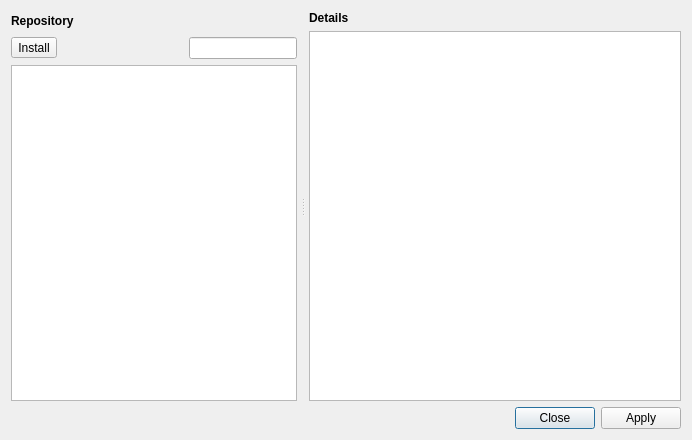
<?xml version="1.0" encoding="UTF-8"?>
<ui version="4.0">
 <class>SaltGrainInstallationDialog</class>
 <widget class="QDialog" name="SaltGrainInstallationDialog">
  <property name="geometry">
   <rect>
    <x>0</x>
    <y>0</y>
    <width>692</width>
    <height>440</height>
   </rect>
  </property>
  <property name="windowTitle">
   <string>Salt Mine Repository Browser</string>
  </property>
  <layout class="QVBoxLayout" name="verticalLayout_2">
   <item>
    <widget class="QSplitter" name="splitter">
     <property name="orientation">
      <enum>Qt::Horizontal</enum>
     </property>
     <widget class="QWidget" name="layoutWidget">
      <layout class="QVBoxLayout" name="verticalLayout">
       <property name="rightMargin">
        <number>4</number>
       </property>
       <item>
        <widget class="QFrame" name="frame_2">
         <property name="sizePolicy">
          <sizepolicy hsizetype="Preferred" vsizetype="Preferred">
           <horstretch>0</horstretch>
           <verstretch>0</verstretch>
          </sizepolicy>
         </property>
         <property name="frameShape">
          <enum>QFrame::NoFrame</enum>
         </property>
         <property name="frameShadow">
          <enum>QFrame::Raised</enum>
         </property>
         <layout class="QHBoxLayout" name="horizontalLayout">
          <property name="spacing">
           <number>2</number>
          </property>
          <property name="leftMargin">
           <number>0</number>
          </property>
          <property name="topMargin">
           <number>0</number>
          </property>
          <property name="rightMargin">
           <number>0</number>
          </property>
          <property name="bottomMargin">
           <number>0</number>
          </property>
          <item>
           <widget class="QLabel" name="label_2">
            <property name="font">
             <font>
              <weight>75</weight>
              <bold>true</bold>
             </font>
            </property>
            <property name="text">
             <string>Repository</string>
            </property>
           </widget>
          </item>
          <item>
           <spacer name="horizontalSpacer">
            <property name="orientation">
             <enum>Qt::Horizontal</enum>
            </property>
            <property name="sizeHint" stdset="0">
             <size>
              <width>40</width>
              <height>20</height>
             </size>
            </property>
           </spacer>
          </item>
         </layout>
        </widget>
       </item>
       <item>
        <widget class="QFrame" name="frame_3">
         <property name="frameShape">
          <enum>QFrame::NoFrame</enum>
         </property>
         <property name="frameShadow">
          <enum>QFrame::Raised</enum>
         </property>
         <layout class="QHBoxLayout" name="horizontalLayout_2">
          <property name="leftMargin">
           <number>0</number>
          </property>
          <property name="topMargin">
           <number>0</number>
          </property>
          <property name="rightMargin">
           <number>0</number>
          </property>
          <property name="bottomMargin">
           <number>0</number>
          </property>
          <item>
           <widget class="QToolButton" name="mark_button">
            <property name="text">
             <string>Install</string>
            </property>
           </widget>
          </item>
          <item>
           <spacer name="horizontalSpacer_2">
            <property name="orientation">
             <enum>Qt::Horizontal</enum>
            </property>
            <property name="sizeHint" stdset="0">
             <size>
              <width>126</width>
              <height>20</height>
             </size>
            </property>
           </spacer>
          </item>
          <item>
           <widget class="lay::DecoratedLineEdit" name="lineEdit">
            <property name="sizePolicy">
             <sizepolicy hsizetype="Expanding" vsizetype="Fixed">
              <horstretch>0</horstretch>
              <verstretch>0</verstretch>
             </sizepolicy>
            </property>
           </widget>
          </item>
         </layout>
        </widget>
       </item>
       <item>
        <widget class="QFrame" name="frame">
         <property name="frameShape">
          <enum>QFrame::NoFrame</enum>
         </property>
         <property name="frameShadow">
          <enum>QFrame::Raised</enum>
         </property>
         <layout class="QVBoxLayout" name="verticalLayout_3">
          <property name="leftMargin">
           <number>0</number>
          </property>
          <property name="topMargin">
           <number>0</number>
          </property>
          <property name="rightMargin">
           <number>0</number>
          </property>
          <property name="bottomMargin">
           <number>0</number>
          </property>
          <item>
           <widget class="QListView" name="salt_view">
            <property name="alternatingRowColors">
             <bool>true</bool>
            </property>
            <property name="iconSize">
             <size>
              <width>64</width>
              <height>64</height>
             </size>
            </property>
            <property name="selectionRectVisible">
             <bool>false</bool>
            </property>
           </widget>
          </item>
         </layout>
        </widget>
       </item>
      </layout>
     </widget>
     <widget class="QFrame" name="details_frame">
      <property name="sizePolicy">
       <sizepolicy hsizetype="Preferred" vsizetype="Preferred">
        <horstretch>1</horstretch>
        <verstretch>0</verstretch>
       </sizepolicy>
      </property>
      <property name="frameShape">
       <enum>QFrame::NoFrame</enum>
      </property>
      <property name="frameShadow">
       <enum>QFrame::Raised</enum>
      </property>
      <layout class="QGridLayout" name="gridLayout">
       <property name="leftMargin">
        <number>4</number>
       </property>
       <property name="topMargin">
        <number>0</number>
       </property>
       <property name="rightMargin">
        <number>0</number>
       </property>
       <property name="bottomMargin">
        <number>0</number>
       </property>
       <item row="0" column="0" colspan="2">
        <widget class="QLabel" name="label">
         <property name="font">
          <font>
           <weight>75</weight>
           <bold>true</bold>
          </font>
         </property>
         <property name="text">
          <string>Details</string>
         </property>
        </widget>
       </item>
       <item row="2" column="0" colspan="2">
        <widget class="lay::SaltGrainDetailsTextWidget" name="details_text">
         <property name="openExternalLinks">
          <bool>true</bool>
         </property>
        </widget>
       </item>
      </layout>
     </widget>
    </widget>
   </item>
   <item>
    <widget class="QDialogButtonBox" name="button_box">
     <property name="standardButtons">
      <set>QDialogButtonBox::Apply|QDialogButtonBox::Close</set>
     </property>
    </widget>
   </item>
  </layout>
  <action name="actionNew">
   <property name="icon">
    <iconset resource="layResources.qrc">
     <normaloff>:/add.png</normaloff>:/add.png</iconset>
   </property>
   <property name="text">
    <string>New</string>
   </property>
   <property name="toolTip">
    <string>New package</string>
   </property>
  </action>
  <action name="actionDelete">
   <property name="icon">
    <iconset resource="layResources.qrc">
     <normaloff>:/clear.png</normaloff>:/clear.png</iconset>
   </property>
   <property name="text">
    <string>Delete</string>
   </property>
   <property name="toolTip">
    <string>Delete package</string>
   </property>
  </action>
  <action name="actionImport">
   <property name="icon">
    <iconset resource="layResources.qrc">
     <normaloff>:/import.png</normaloff>:/import.png</iconset>
   </property>
   <property name="text">
    <string>Import</string>
   </property>
   <property name="toolTip">
    <string>Import package</string>
   </property>
  </action>
 </widget>
 <customwidgets>
  <customwidget>
   <class>lay::DecoratedLineEdit</class>
   <extends>QLineEdit</extends>
   <header>layWidgets.h</header>
  </customwidget>
  <customwidget>
   <class>lay::SaltGrainDetailsTextWidget</class>
   <extends>QTextBrowser</extends>
   <header>laySaltGrainDetailsTextWidget.h</header>
  </customwidget>
 </customwidgets>
 <tabstops>
  <tabstop>details_text</tabstop>
 </tabstops>
 <resources>
  <include location="layResources.qrc"/>
 </resources>
 <connections>
  <connection>
   <sender>button_box</sender>
   <signal>rejected()</signal>
   <receiver>SaltGrainInstallationDialog</receiver>
   <slot>reject()</slot>
   <hints>
    <hint type="sourcelabel">
     <x>559</x>
     <y>425</y>
    </hint>
    <hint type="destinationlabel">
     <x>576</x>
     <y>437</y>
    </hint>
   </hints>
  </connection>
 </connections>
</ui>
